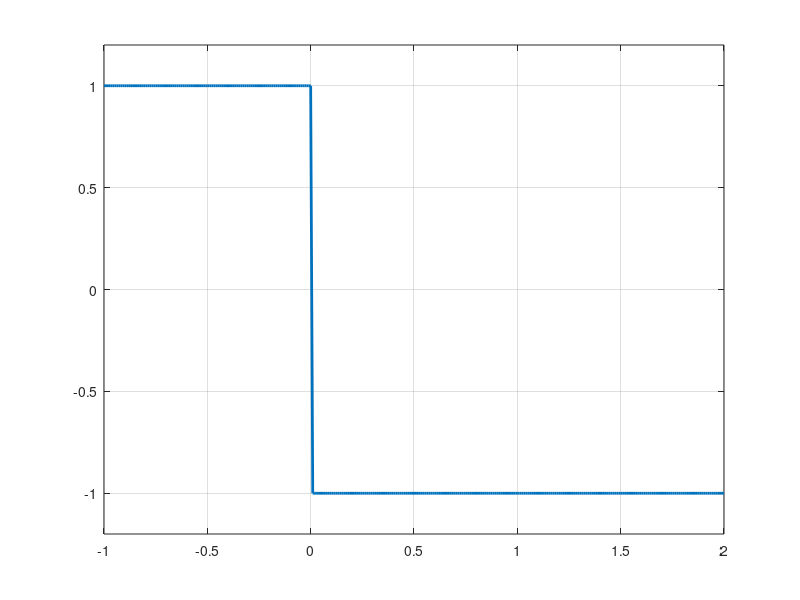

Write the MATLAB code that produced this figure.
t = -1:0.01:2 ;
h=1*(t >= -1 & t <= 0);
h=h+(-1 * (t > 0 & t <= 2));
plot(t,h,'linewidth',2);
grid
axis([-1 2 -1.2 1.2]);
